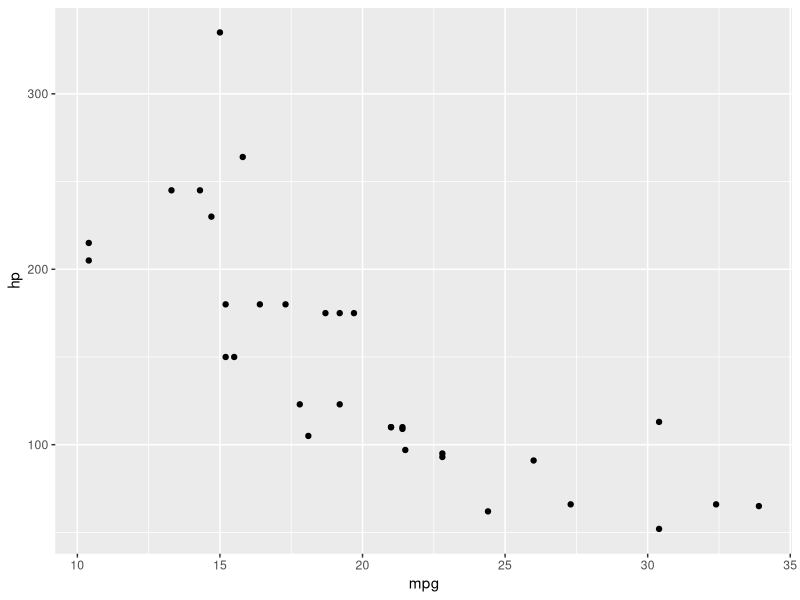
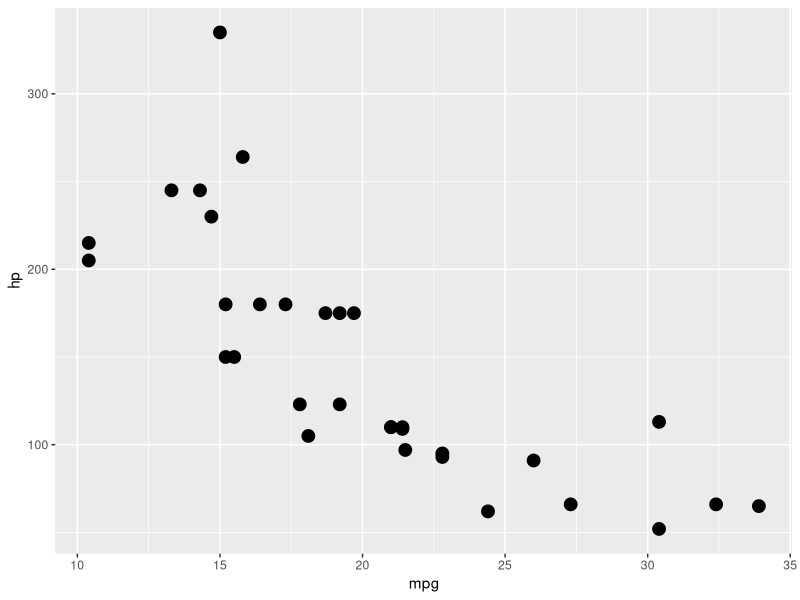
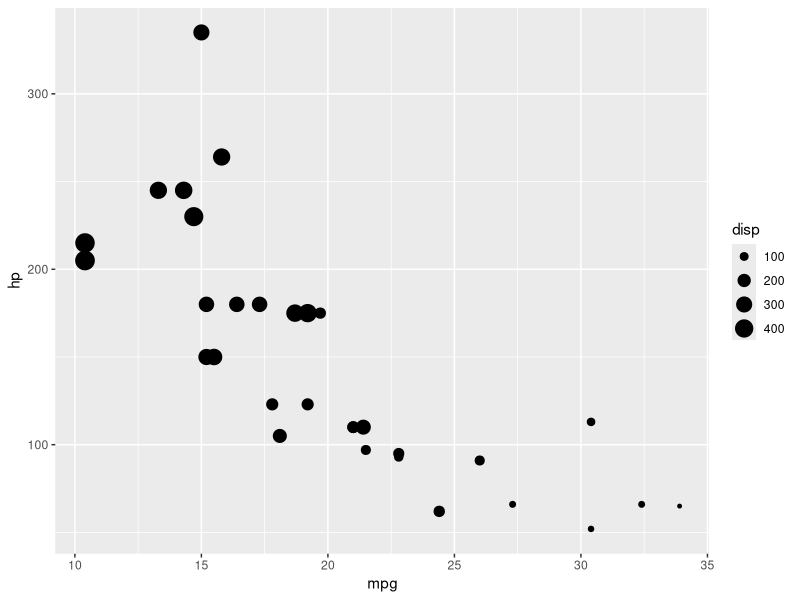
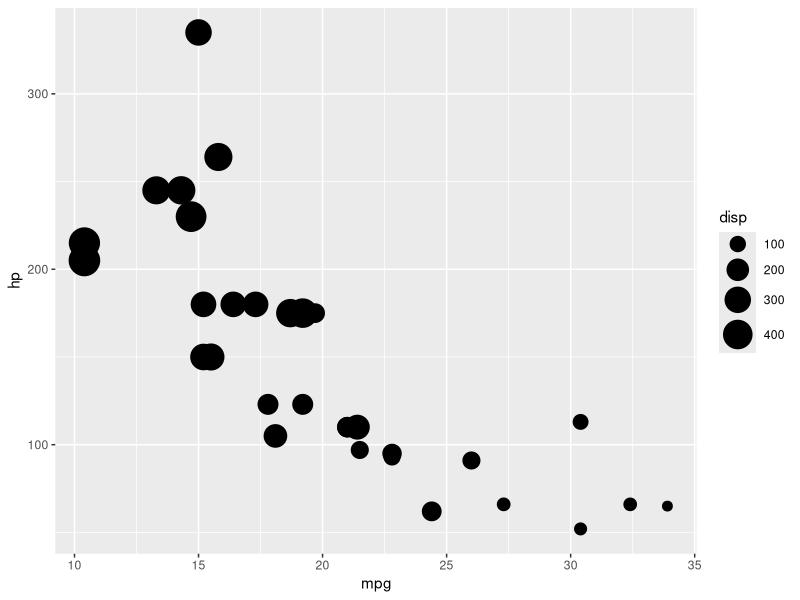
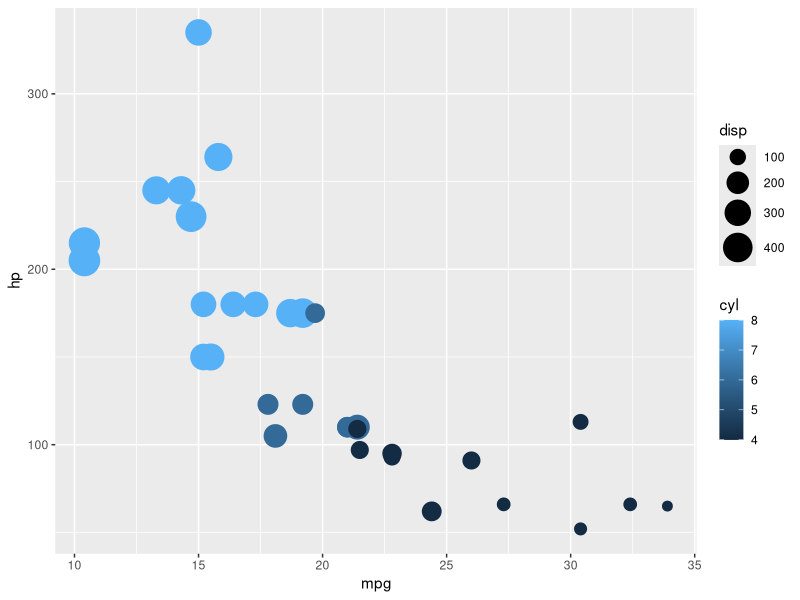
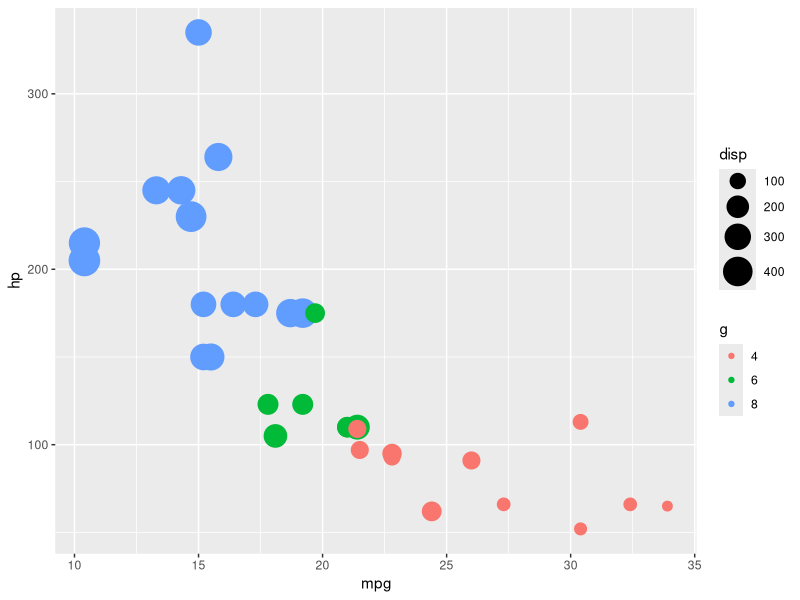
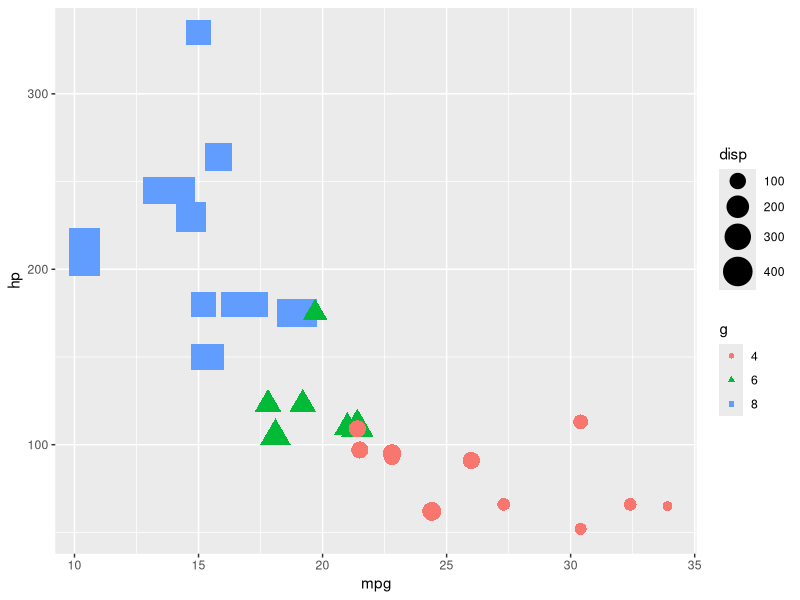
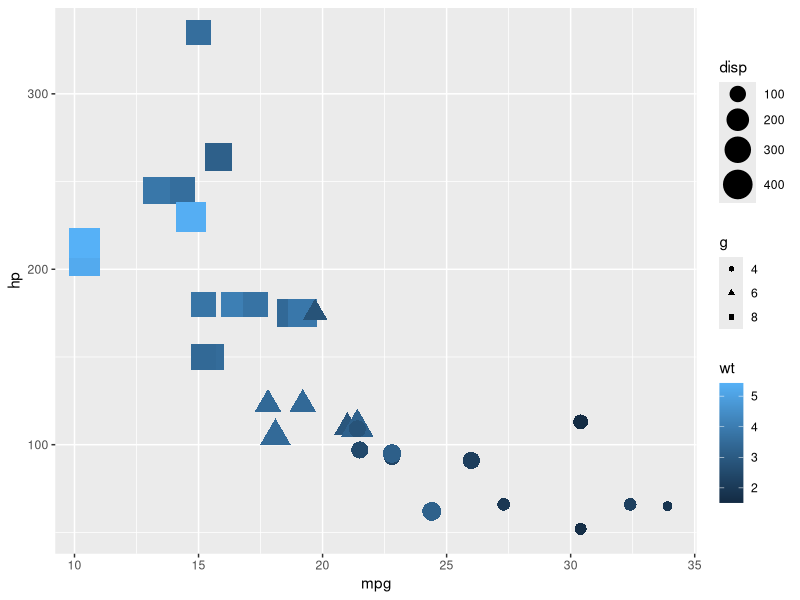

Recreate these plots in R, in order.
library(ggplot2)


#### Einfacher Plot ####

ggplot(
  mtcars, 
  aes(x = mpg, y = hp)
  ) + 
  geom_point()


#### Symbolgröße #####

ggplot(
  mtcars, 
  aes(x = mpg, y = hp)
  ) + 
  geom_point(
    # size manuell angeben
    size = 4
  )


#### Symbolgröße abhängig von Variable ####

ggplot(
  mtcars, 
  # size in aes() in Abhängigkeit zu Variable
  aes(x = mpg, y = hp, size = disp)
  ) + 
  geom_point(
  )


#### Grenzen für Symbolgröße ####

ggplot(
  mtcars, 
  # size in aes() in Abhängigkeit zu Variable
  aes(x = mpg, y = hp, size = disp)
  ) + 
  geom_point(
  ) + 
  # manuelle Festlegung der Symbolgrößen
  # scale_size_continuous(range = c(1,10))
  # range jetzt von 3 bis 10
  scale_size_continuous(range = c(3,10))


#### Füllfarbe ####
# Farbige Markierung von Zylinderanzahl als Füllfarbe

ggplot(
  mtcars, 
  # color gibt Farbe der Symbole an
  aes(x = mpg, y = hp, size = disp, color = cyl)
  ) + 
  geom_point(
  ) + 
  scale_size_continuous(range = c(3,10))


# Füllung zu gradient hier falsch

# Zylinderanzahl zum Faktor machen
as.factor(mtcars$cyl) -> g

ggplot(
  mtcars, 
  # neue Variable als Farbe
  aes(x = mpg, y = hp, size = disp, color = g)
  ) + 
  geom_point(
  ) + 
  scale_size_continuous(range = c(3,10))


#### Symboltypen ####

ggplot(
  mtcars, 
  # Variable auch für Form verwenden
  aes(x = mpg, y = hp, size = disp, color = g, shape = g)
  ) + 
  geom_point(
  ) + 
  scale_size_continuous(range = c(3,10))


# Form und Farbe getrennten Variablen zuweisen

ggplot(
  mtcars, 
  # Variable auch für Form verwenden
  aes(x = mpg, y = hp, size = disp, color = wt, shape = g)
  ) + 
  geom_point(
  ) + 
  scale_size_continuous(range = c(3,10))


#### Eigene Farbskala ####

ggplot(
  mtcars, 
  aes(x = mpg, y = hp, size = disp, color = wt, shape = g)
  ) + 
  geom_point(
  ) + 
  scale_size_continuous(range = c(3,10)) +
  # eigene Skala
  scale_color_gradient(low = "green", high = "red")



ggplot(
  mtcars, 
  aes(x = mpg, y = hp, size = disp, color = wt, shape = g)
  ) + 
  geom_point(
  ) + 
  scale_size_continuous(
    range = c(3,10)
  ) +
  # eigene Skala
  scale_color_gradient(
    low = "green", 
    high = "red"
  ) + 
  # Symbole mit möglicher Füllung ab Nr. 21
    scale_shape_manual(
    values = 21:(21+length(unique(g)))
  )


# aber da Farbe bislang mit color definiert werden die Symbole nicht ausgefüllt

ggplot(
  mtcars, 
  # fill anstatt color
  aes(x = mpg, y = hp, size = disp, fill = wt, shape = g)
  ) + 
  geom_point(
  ) + 
  scale_size_continuous(
    range = c(3,10)
  ) +
  # ACHTUNG: in scale_fill_gradient() ändern!!!
  scale_fill_gradient(
    low = "green", 
    high = "red"
  ) + 
  scale_shape_manual(
    values = 21:(21+length(unique(g)))
  )


#### Facet ####
# nach Automatik oder Schalter -> mtcars$am

ggplot(
  mtcars, 
  aes(x = mpg, y = hp, size = disp, fill = wt, shape = g)
) + 
  geom_point(
  ) + 
  scale_size_continuous(
    range = c(3,10)
  ) +
  # ACHTUNG: in scale_fill_gradient() ändern!!!
  scale_fill_gradient(
    low = "green", 
    high = "red"
  ) + 
  # Symbole mit möglicher Füllung ab Nr. 21
  scale_shape_manual(
    values = 21:(21+length(unique(g)))
  ) + 
  facet_wrap(~ am)


#### Letzter Zustand ####
mtcars2 <- mtcars

mtcars2$am[mtcars2$am == 1] <- "Manuell"
mtcars2$am[mtcars2$am == 0] <- "Automatik"

ggplot(
  mtcars2, 
  aes(x = mpg, y = hp, size = disp, fill = wt, shape = g)
) + 
  geom_point(
  ) + 
  scale_size_continuous(
    range = c(3,10),
    name = "Hubraum"
  ) +
  # ACHTUNG: in scale_fill_gradient() ändern!!!
  scale_fill_gradient(
    low = "green", 
    high = "red",
    name = "Gewicht"
  ) + 
  # Symbole mit möglicher Füllung ab Nr. 21
  scale_shape_manual(
    values = 21:(21+length(unique(g))),
    name = "Zylinder"
  ) + 
  facet_grid(. ~ am)
